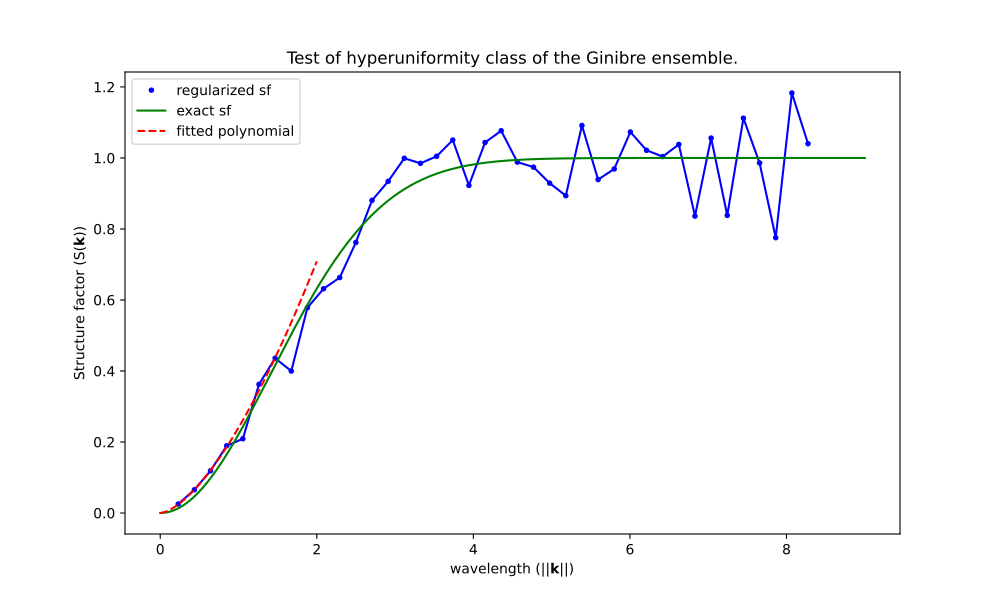

Here is the Python script that generated this plot:
import numpy as np

import structure_factor.utils as utils
from structure_factor.data import load_data
from structure_factor.spatial_windows import BoxWindow
from structure_factor.structure_factor import StructureFactor

# load Ginibre PointPattern
ginibre_pp = load_data.load_ginibre()

# Approximating the structure factor
# creat box window
L = 70  # sidelength of the window
bounds = np.array([[-L / 2, L / 2], [-L / 2, L / 2]])  # bounds of the window
window = BoxWindow(bounds)  # create a cubic window
# restrict to box window
ginibre_pp_box = ginibre_pp.restrict_to_window(window)
# scattering intensity
sf_ginibre_box = StructureFactor(ginibre_pp_box)  # initialize the class StructureFactor
norm_k, si = sf_ginibre_box.scattering_intensity(k_max=6, meshgrid_shape=(200, 200))


# test hyperuniformity class
from structure_factor.hyperuniformity import Hyperuniformity

# initialize Hyperuniformity
hyperuniformity_test = Hyperuniformity(norm_k, si)
# regularization of the approximated result
hyperuniformity_test.bin_data(bins=40)
# find power decay
sf_power_decay, c = hyperuniformity_test.hyperuniformity_class(k_norm_stop=1)
print(
    "The estimated power of the decay to zero of the approximated structure factor is:",
    sf_power_decay,
)

import matplotlib.pyplot as plt

mean_k_norm = hyperuniformity_test.k_norm
mean_sf = hyperuniformity_test.sf
fitted_poly = hyperuniformity_test.fitted_poly
x = np.linspace(0, 2, 300)
y = np.linspace(0, 9, 500)
fig = plt.figure(figsize=(10, 6))
plt.plot(mean_k_norm, mean_sf, "b.", label="regularized sf")
plt.plot(mean_k_norm, mean_sf, "b")
plt.plot(y, utils.structure_factor_ginibre(y), "g", label="exact sf")
plt.plot(x, fitted_poly(x), "r--", label="fitted polynomial")
plt.legend()
plt.xlabel("wavelength ($||\mathbf{k}||$)")
plt.ylabel("Structure factor ($\mathsf{S}(\mathbf{k})$)")
plt.title("Test of hyperuniformity class of the Ginibre ensemble.")

plt.show()
